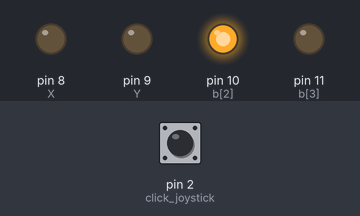
Recording of a sketch running on a simulated Arduino Uno, built with avr-gcc and run on an emulated ATmega328P. On the bench: output pins drawn as LEDs (lit = HIGH). The test bench sets the inputs (shaded band); at power-on: pin 2 (click_joystick) HIGH.

Above: at 2.3 s.
2.4 s: pin 2 (click_joystick) pulled LOW for 0.65 s
At 4.3 s:
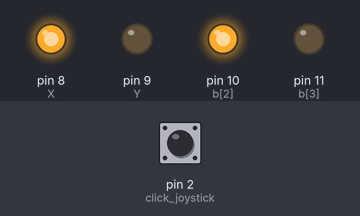
6.1 s: pin 2 (click_joystick) pulled LOW for 1 s
At 7.8 s:
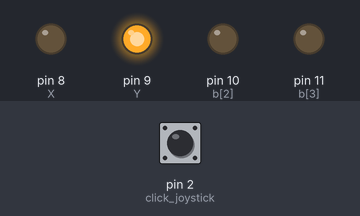
10.2 s: pin 2 (click_joystick) pulled LOW for 3.2 s
At 11.3 s:
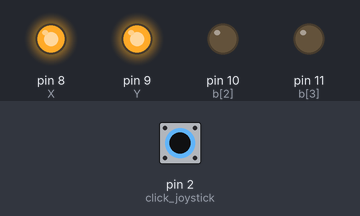
Timing chart, 0 to 22.5 s (numbered marks = the images above; inputs shaded):
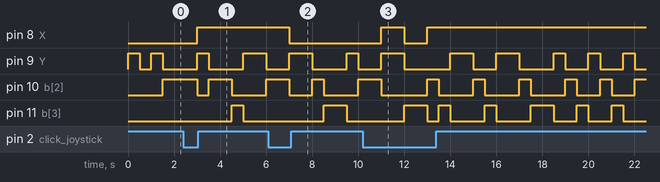

Measured:
- after the input at 2.4 s, pin 8 (X): LOW → HIGH after 0.60 s
- after the input at 6.1 s, pin 8 (X): HIGH → LOW after 0.90 s
- after the input at 10.2 s, pin 8 (X): LOW → HIGH after 0.80 s, → LOW 1.0 s later, → HIGH 1.0 s later

The sketch:

cho102_lab6_part2.ino
```cpp
/*        Your Name & E-mail: Cindy Ho cho102@ucr.edu
*          Discussion Section: 23
*         Assignment: Lab #6  Exercise #2
*         Exercise Description: The Kevinator (Task Scheduler)
*         I acknowledge all content contained herein, excluding template or example code, is my own original work.
*
*         Demo Link:https://youtu.be/c-aj37FsBJ4
*/


enum States{INIT, S0, S1, S2} SM1_state = INIT;
enum States1{Idle, Click_P} SM2_state = Idle;
int X = 8;
int Y = 9;
//int Z =10;
bool buttonHeld = false;
int change = 0;
unsigned long lastRan;
unsigned long period;
const int click_joystick = 2;

typedef struct task {
  int state;
  unsigned long period;
  unsigned long elapsedTime;
  int (*TickFct)(int);

} task;

int delay_gcd;
const unsigned short tasksNum = 2;
task tasks[tasksNum];

// Array of Output Pin variables, set to the pins being used
const int b_size = 4;
const int b[b_size] = {8, 9, 10, 11};
// Output Buffer
int b_buf = 0x00;
// Input Variables

// Serial Monitor Buffer
int s_buf = 0x00;

/* 's' is an array of integers of size 8. Note that arrays start at 1
 We will use this to be able to see the individual bit values of the s_buf

 */
const int s_size = 8;
int s[s_size];

// We can also define our own helper functions. It is a good idea to use helper functions whenever they make sense.
// Normally we also define the return type (void for none)

// Read from the serial monitor into s_buf and the s[] array for individual bits
void readData()
{
    if(Serial.available())
        s_buf = Serial.parseInt();

    for(int i = (s_size - 1); i>=0; i--)  {
        s[i] = (s_buf >> i) & 0x01; // What's going on here?
        // ">>" bit shifting Zybooks section 2.6
        // "&" bit masking Zybooks section 2.5, 2.7
    }

}
// Reset the Output Buffer.

void resetBuffer() {
    for(int i = 0; i < b_size; i++) {
        // Note this is an arduino function call to the pins
        digitalWrite(b[i], LOW);
    }
}
// Writes to the buffer. Note this function ORs the current value with the new value
// Note that size is an optional argument with default size the same as the buffer
void writeBuffer(unsigned char b_temp, int size = b_size)
{
    for (int i = (size - 1); i >= 0; i--) {
        if ((b_temp >> i) & 0x01) {
        digitalWrite(b[i], HIGH);
        }
      else{
        digitalWrite(b[i], LOW);
      }
    }

}

void setup() {
    // OUTPUT is a defined macro in Arduino!
  pinMode(X, INPUT);
  pinMode(Y, INPUT_PULLUP);
  pinMode(click_joystick, INPUT_PULLUP);
//  pinMode(Z, INPUT);
    for(int i = 0; i < b_size; i++)
    {
        pinMode(b[i], OUTPUT);
    }
    // We will also read from the serial monitor
    Serial.begin(9600);

    unsigned char i = 0;
    tasks[i].state = INIT;
    tasks[i].period = 500;
    tasks[i].elapsedTime = 0;
    tasks[i].TickFct = &SM1_Tick;
    i++;
    tasks[i].state = Idle;
    tasks[i].period = 100;
    tasks[i].elapsedTime = 0;
    tasks[i].TickFct = &SM2_Tick;

    delay_gcd = 500; // GCD
}


int blink;
int clicked;
int lights[3]{2,4,8};
int SM1_Tick(int state){
    switch(state){ // State transitions
      case INIT:
        state = S0;
        break;
      case S0:
        state = S1;
        break;
      case S1:
        state = S2;
        break;
      case S2:
        state = S0;
        break;
    }
    switch(state){ // State Action
      case INIT:
        break;
      case S0:
        blink = lights[0];
        break;
      case S1:
        blink = lights[1];
        break;
      case S2:
        blink = lights[2];
        break;
    }

    return state;
}

int SM2_Tick(int state){
    switch(state){ // State transitions
      case Idle:
      if(digitalRead(click_joystick) == 0){
          state = Click_P;
      }
      else{state = Idle;}
        break;
      case Click_P:
      state = Idle;
        break;
    }
    switch(state){ // State Action
      case Idle:
        writeBuffer(blink | clicked);
        break;
      case Click_P:
        if(clicked){clicked = 0;}
        else{clicked = 0x01;}
        break;
    }
    return state;
}


void loop() {
  unsigned char i;
  for (i = 0; i < tasksNum; ++i) {
     if ( (millis() - tasks[i].elapsedTime) >= tasks[i].period) {
        tasks[i].state = tasks[i].TickFct(tasks[i].state);
        tasks[i].elapsedTime = millis(); // Last time this task was ran

     }
   }
  delay(delay_gcd); // GCD.
}
```
